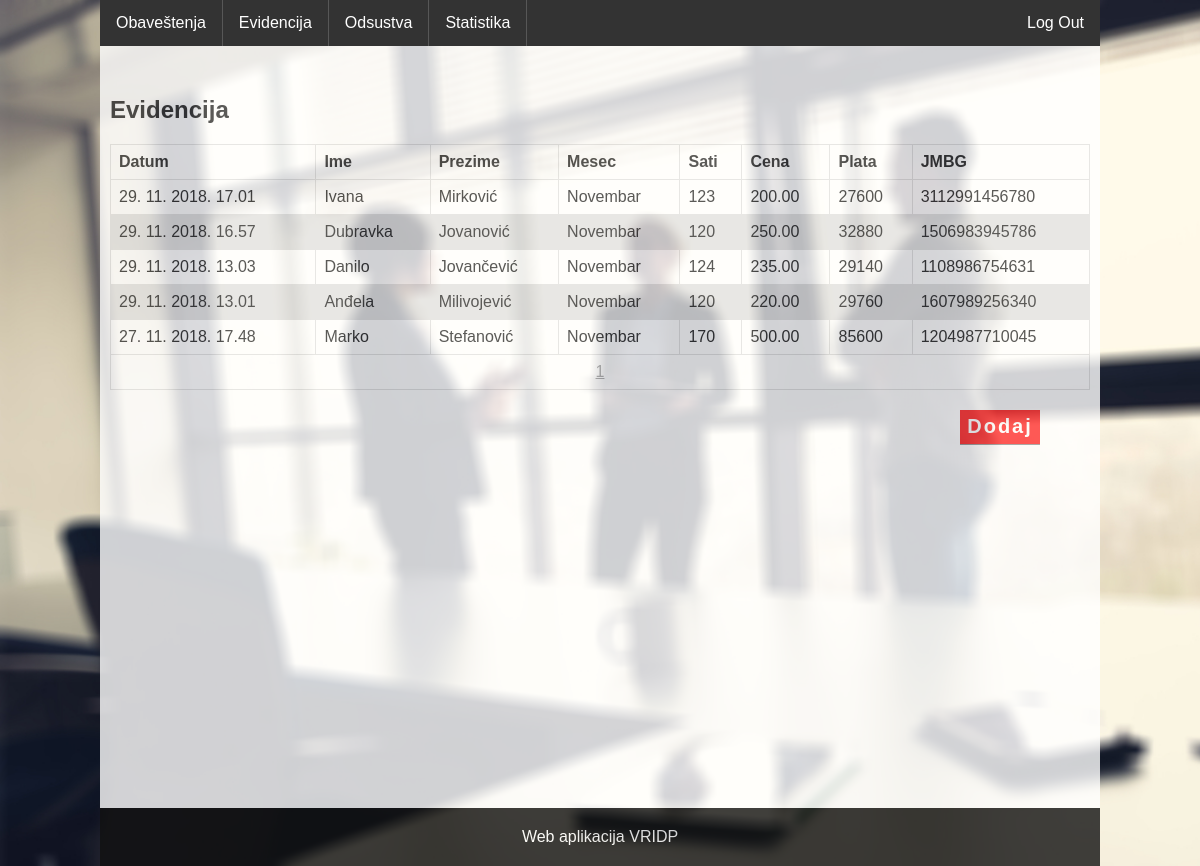
The app's page /user/index.php?action=log (signed in) with its own data.
### tables this page shows
CREATE TABLE `work_log` (
  `work_log_id` int(10) unsigned NOT NULL AUTO_INCREMENT,
  `created_at` timestamp NOT NULL DEFAULT CURRENT_TIMESTAMP ON UPDATE CURRENT_TIMESTAMP,
  `manager_id` int(10) unsigned NOT NULL,
  `employee_id` int(10) unsigned NOT NULL,
  `month` enum('01','02','03','04','05','06','07','08','09','10','11','12') NOT NULL,
  `year` int(4) unsigned NOT NULL,
  `hours_worked` int(10) unsigned NOT NULL,
  `hours_price` decimal(10,2) unsigned NOT NULL,
  `hours_absent_paid` int(10) unsigned NOT NULL,
  `hours_absent_price` decimal(10,2) unsigned NOT NULL,
  `hours_absent_unpaid` int(10) unsigned NOT NULL,
  PRIMARY KEY (`work_log_id`),
  KEY `fk_work_log_1` (`manager_id`),
  KEY `fk_work_log_2` (`employee_id`),
  CONSTRAINT `fk_work_log_1` FOREIGN KEY (`manager_id`) REFERENCES `manager` (`manager_id`) ON UPDATE CASCADE,
  CONSTRAINT `fk_work_log_2` FOREIGN KEY (`employee_id`) REFERENCES `employee` (`employee_id`) ON UPDATE CASCADE
);

CREATE TABLE `employee` (
  `employee_id` int(10) unsigned NOT NULL AUTO_INCREMENT,
  `forename` varchar(128) NOT NULL,
  `surname` varchar(128) NOT NULL,
  `jmbg` varchar(13) NOT NULL,
  `manager_id` int(10) unsigned NOT NULL,
  PRIMARY KEY (`employee_id`),
  KEY `fk_employee` (`manager_id`),
  CONSTRAINT `fk_employee` FOREIGN KEY (`manager_id`) REFERENCES `manager` (`manager_id`) ON UPDATE CASCADE
);

### user/index.php (called while the page is built, shortened)
<?php
	$action = trim(filter_input(INPUT_GET, 'action', FILTER_SANITIZE_STRING));
	$fileToLoad = '';
	switch ($action) {
		case 'log' 					       : $fileToLoad = 'URecordPg.php'; break;
	}
	require $fileToLoad;

### user/URecordPg.php (the view, shortened to what this page needs)
<?php
    require '../DataBaseConnection.php';
    require 'page_header.php';
	$page = intval(filter_input(INPUT_GET, 'page', FILTER_SANITIZE_NUMBER_INT));
	$count = 10;
	$from = $page * $count;
	$sql = 'SELECT work_log.*, employee.*
			FROM work_log
			INNER JOIN employee ON work_log.employee_id = employee.employee_id
			WHERE
				work_log.hours_worked != 0
			ORDER BY
				work_log.created_at DESC
			LIMIT ' . $from . ', ' . $count . ';';
	$prep = $db->prepare($sql);
    $res = $prep->execute();
	$lista = [];
	if ($res) {
		$lista = $prep->fetchAll(PDO::FETCH_OBJ);
	}
	function lepDatum($isoDatum) {
		return date('j. n. Y. H.i', strtotime($isoDatum));
	}
	$meseciImena = ['Januar', 'Februar', 'Mart', 'April', 'Maj', 'Jun', 'Jul', 'Avgust', 'Septembar', 'Oktobar', 'Novembar', 'Decembar'];
?>
        <div id="sadrzaj">
                <div id="notiftable">
                    <h2>Evidencija</h2>
                        <table>
							<thead>
								<tr>
									<th>Datum
									<th>Ime
									<th>Prezime
									<th>Mesec
									<th>Sati
									<th>Cena
									<th>Plata
									<th>JMBG
							<tbody>
							<?php foreach ($lista as $item): ?>
								<tr>
									<td><?php echo lepDatum($item->created_at); ?>
									<td><?php echo $item->forename; ?>
									<td><?php echo $item->surname; ?>
									<td><?php echo $meseciImena[$item->month-1]; ?>
									<td><?php echo $item->hours_worked; ?>
									<td><?php echo $item->hours_price; ?>
									<td><?php echo $item->hours_worked * $item->hours_price + $item->hours_absent_paid * $item->hours_absent_price; ?>
									<td><?php echo $item->jmbg; ?>
							<?php endforeach; ?>
							<tfoot>
								<tr>
									<td colspan="8" class="text-align-center">
										<span class="paginacija-link current"><?php echo $page+1; ?></span>
                        </table>
                    <a href="?action=log/add"><input type="submit" class="dugmeO" value="Dodaj"></a>
                    </div>
<?php require 'page_footer.php'; ?>

### user/page_header.php (shortened to what this page needs)
<!DOCTYPE html>
<html>
    <head>
        <link rel="stylesheet" href="../css/style.css">
    </head>
    <body>
        <div id="sredina">
            <div id="header">
                <ul>
                    <li><a href="?action=notifications">Obaveštenja</a>
                    <li><a href="?action=log">Evidencija</a>
                    <li><a href="?action=absences">Odsustva</a>
                    <li class="dropdown">
                        <a href="" class="dropbtn">Statistika</a>
                    <li style="float:right"><a href="../logout.php">Log Out</a>
                </ul>
            </div>
            <div id="sadrzaj">

### user/page_footer.php
</div>
            <div id="footer">
                    <footer class="footer">Web aplikacija VRIDP</footer>
            </div>
        </div>
    </body>
</html>

### css/style.css (style rules this page uses)
body { margin: 0; padding: 0; font-family: sans-serif; background: url(../img/bg.jpg) no-repeat; background-size: cover; text-align: center; min-height: 100vh; }
ul { list-style-type: none; margin: 0; padding: 0; overflow: hidden; background-color: #333; }
li { float: left; border-right:1px solid #575757; }
li:last-child { border-right: none; }
li a { display: block; color: white; text-align: center; padding: 14px 16px; text-decoration: none; }
.footer { right: 0; bottom: 0; left: 0; padding: 20px; background-color: #111; text-align: center; color: white; position : fixed; width: 960px; margin: auto; }
#sredina { width: 1000px; margin: auto; }
#sadrzaj { background: white; opacity: 0.8; min-height: calc(100vh - 100px); padding-bottom: 60px; }
table { font-family: arial, sans-serif; border-collapse: collapse; width: 100%; }
td, th { border: 1px solid #dddddd; text-align: left; padding: 8px; }
tr:nth-child(even) { background-color: #dddddd; }
#notiftable { margin-top: -20px; padding-left: 10px; padding-right: 10px; }
#notiftable > h2 { padding-top: 50px; text-align-last: left; }
.dugmeO { background: #ff0000; border-color: transparent; border:none; outline: none; border-bottom: 1px solid gray; color: #fff; font-size: 20px; margin-bottom: 16px; width:80px; height: 35px; margin-top: 20px; letter-spacing: 2px; font-weight: bold; margin-left: 800px; }
.text-align-center { text-align: center; }
.paginacija-link { display: inline-block; padding: 0px 4px; margin: 0px 3px; color: #000; text-decoration: none; }
.paginacija-link.current { color: #999; text-decoration: underline; }
.dropbtn { display: inline-block; color: white; text-align: center; text-decoration: none; }
li.dropdown { display: inline-block; }

### records on screen
work_log: created_at "29. 11. 2018. 17.01", employee.forename "Ivana", employee.surname "Mirković", month "Novembar", hours_worked "123", hours_price "200.00", hours_worked+hours_price+hours_absent_paid "27600", employee.jmbg "3112991456780"
work_log: created_at "29. 11. 2018. 16.57", employee.forename "Dubravka", employee.surname "Jovanović", month "Novembar", hours_worked "120", hours_price "250.00", hours_worked+hours_price+hours_absent_paid "32880", employee.jmbg "1506983945786"
work_log: created_at "29. 11. 2018. 13.03", employee.forename "Danilo", employee.surname "Jovančević", month "Novembar", hours_worked "124", hours_price "235.00", hours_worked+hours_price+hours_absent_paid "29140", employee.jmbg "1108986754631"
work_log: created_at "29. 11. 2018. 13.01", employee.forename "Anđela", employee.surname "Milivojević", month "Novembar", hours_worked "120", hours_price "220.00", hours_worked+hours_price+hours_absent_paid "29760", employee.jmbg "1607989256340"
work_log: created_at "27. 11. 2018. 17.48", employee.forename "Marko", employee.surname "Stefanović", month "Novembar", hours_worked "170", hours_price "500.00", hours_worked+hours_price+hours_absent_paid "85600", employee.jmbg "1204987710045"

### other values on screen
$page+1 "1"
